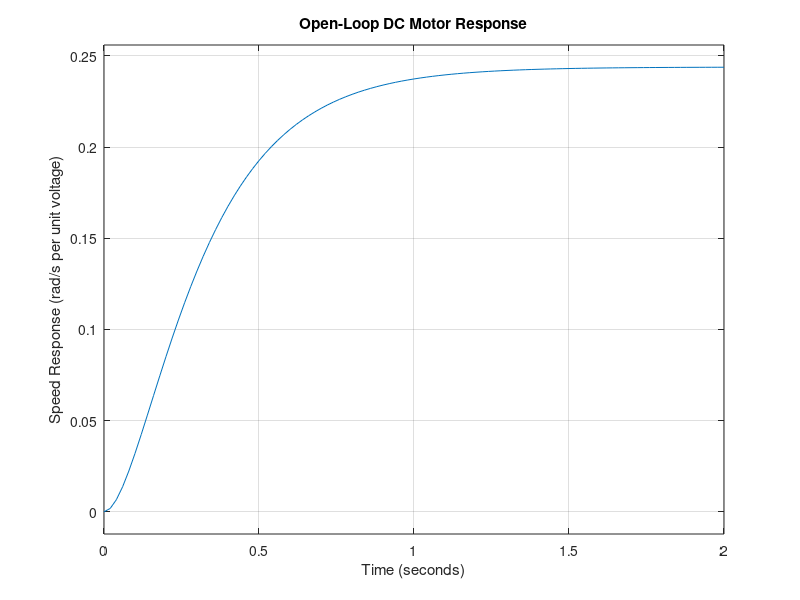
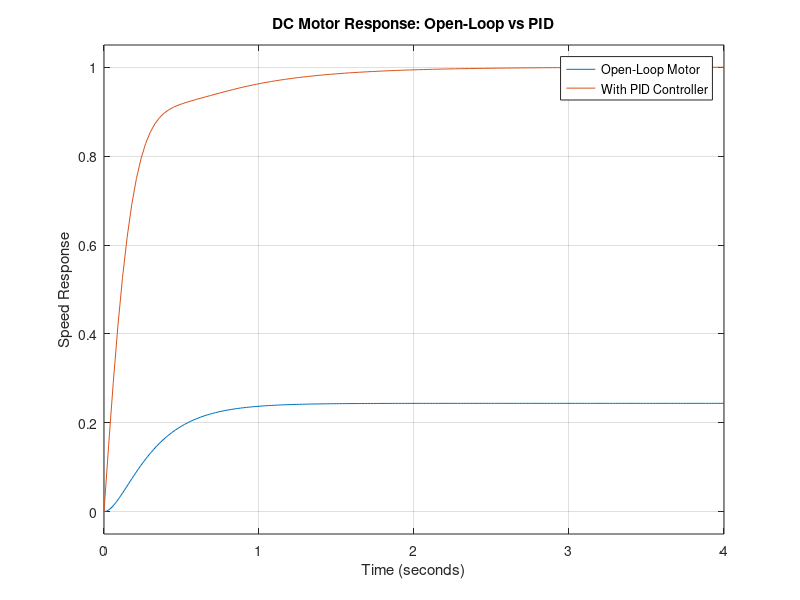

Write the MATLAB code that produced these figures, in order. (Note: this script raises an error after producing the figures.)

clc;
clear;
close all;

disp('DC Motor FOPID Project Started');
disp('MATLAB environment is ready.');

%% Step 1: DC Motor Parameters

Ra = 2;       % Armature resistance (ohm)
La = 0.5;     % Armature inductance (H)
J  = 0.02;    % Rotor inertia (kg.m^2)
B  = 0.2;     % Viscous friction coefficient
Kt = 0.1;     % Motor torque constant
Ke = 0.1;     % Back EMF constant

%% Step 2: Transfer Function

num = Kt;
den = [La*J, (La*B + Ra*J), (Ra*B + Kt*Ke)];

G = tf(num, den);

%% Step 3: Display Motor Model

disp('DC Motor Transfer Function:');
G

disp('Poles of the motor:');
pole(G);
disp(pole(G))
disp('Is the open-loop motor stable?');
isstable(G)
%% Step 4: Open-Loop Motor Response

figure;
step(G);
grid on;

title('Open-Loop DC Motor Response');
xlabel('Time (seconds)');
ylabel('Speed Response (rad/s per unit voltage)');


%% Step 5: PID Controller Design

Kp = 10;
Ki = 20;
Kd = 0.5;

C_PID = pid(Kp, Ki, Kd);

T_PID = feedback(C_PID * G, 1);

%% Step 6: Compare Open-Loop and PID Response

figure;
step(G, T_PID);
grid on;

legend('Open-Loop Motor', 'With PID Controller', ...
    'Location', 'best');

title('DC Motor Response: Open-Loop vs PID');
xlabel('Time (seconds)');
ylabel('Speed Response');


%% Step 7: PID Performance Analysis

info_PID = stepinfo(T_PID);

disp('PID Controller Performance:');
disp(info_PID);

final_value = dcgain(T_PID);
steady_state_error = abs(1 - final_value);

disp('Steady-State Error for Unit Reference:');
disp(steady_state_error);


%% Step 8: Fractional-Order PID Controller

lambda = 0.8;
mu = 0.8;

wb = 0.01;
wh = 100;
N = 5;

% Approximate fractional operators
S_lambda = oustaloup(lambda, wb, wh, N);
S_mu = oustaloup(mu, wb, wh, N);

I_lambda = 1 / S_lambda;
D_mu = S_mu;

% Construct FOPID controller
C_FOPID = Kp + Ki*I_lambda + Kd*D_mu;

% Closed-loop system
T_FOPID = feedback(C_FOPID * G, 1);

%% Step 9: Compare PID and FOPID

figure;
step(T_PID, T_FOPID, 10);
grid on;

legend('Conventional PID', 'FOPID', 'Location', 'best');
title('PID vs FOPID Speed Response');
xlabel('Time (seconds)');
ylabel('Speed Response');


%% Step 10: Quantitative Performance Comparison

info_PID = stepinfo(T_PID);
info_FOPID = stepinfo(T_FOPID);

Controller = ["PID"; "FOPID"];

RiseTime = [info_PID.RiseTime; info_FOPID.RiseTime];

SettlingTime = [info_PID.SettlingTime; ...
    info_FOPID.SettlingTime];

Overshoot = [info_PID.Overshoot; ...
    info_FOPID.Overshoot];

FinalValue = [dcgain(T_PID); dcgain(T_FOPID)];

SteadyStateError = abs(1 - FinalValue);

Results = table(Controller, RiseTime, SettlingTime, ...
    Overshoot, SteadyStateError);

disp('PID vs FOPID Performance Comparison:');
disp(Results);
